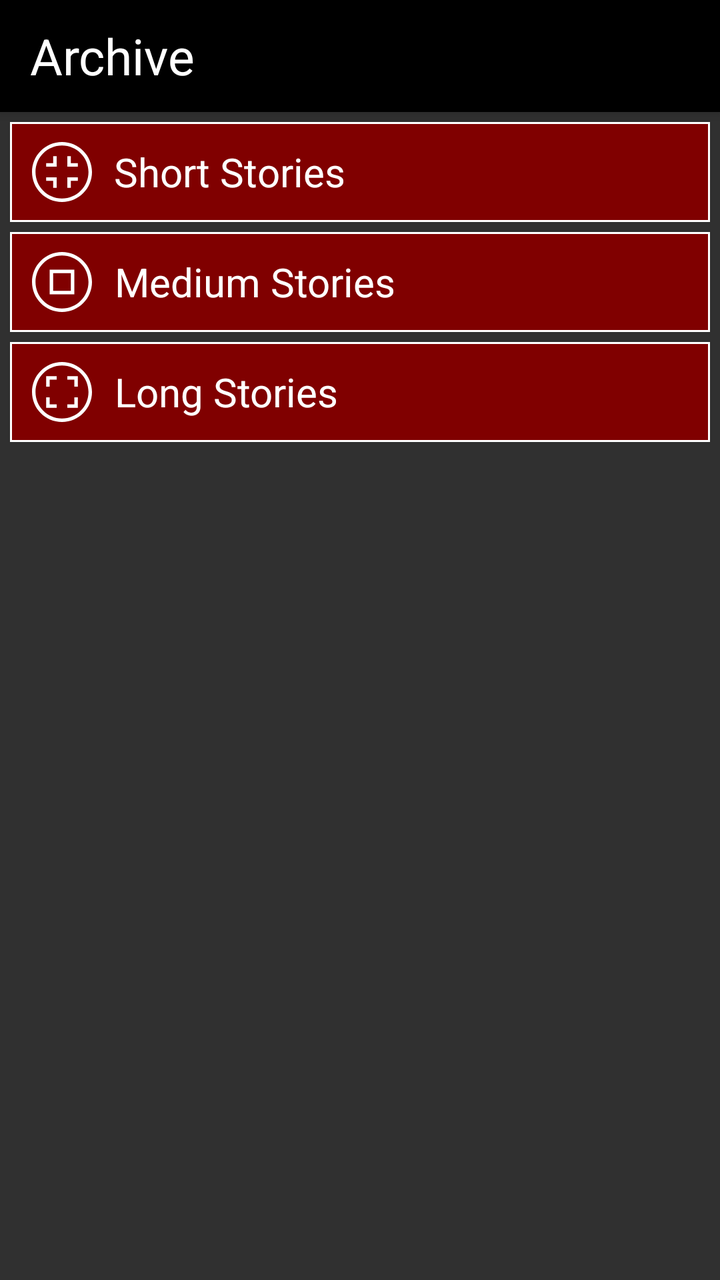
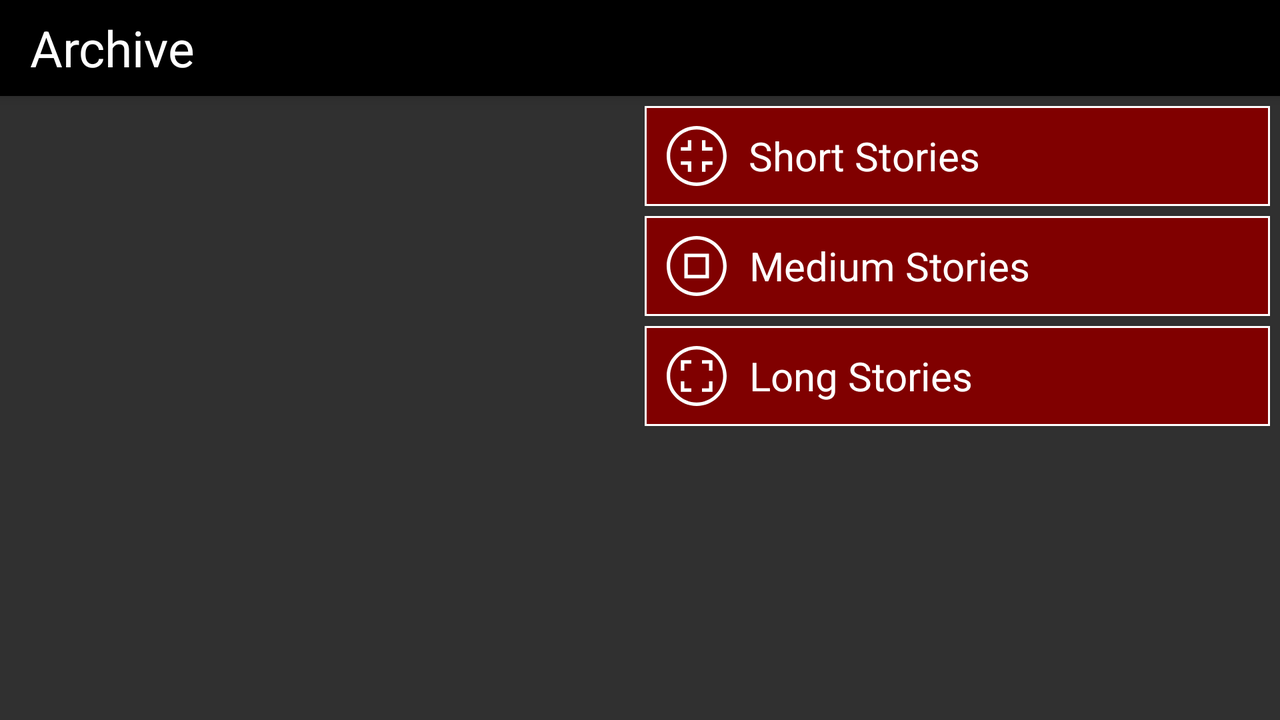

The same Android screen from two of the app's own layout files: first res/layout/ as a phone draws it, then the author's variant for another configuration, drawn on a device whose configuration selects that folder. Both files follow.
<!-- AndroidManifest.xml: application theme AppTheme -->
<!-- res/layout/fragment_archive.xml -->
<?xml version="1.0" encoding="utf-8"?>
<androidx.coordinatorlayout.widget.CoordinatorLayout
    xmlns:android="http://schemas.android.com/apk/res/android"
    xmlns:app="http://schemas.android.com/apk/res-auto"
    android:layout_width="match_parent"
    android:layout_height="match_parent"
    >
    <include
        layout="@layout/appbar_archive"
        />
    <androidx.core.widget.NestedScrollView
        android:id="@+id/scrollViewAF"
        android:layout_width="match_parent"
        android:layout_height="wrap_content"
        android:layout_marginHorizontal="5dp"
        android:scrollbars="vertical"
        app:layout_behavior="@string/appbar_scrolling_view_behavior"
        >
        <LinearLayout
            android:layout_width="match_parent"
            android:layout_height="match_parent"
            android:orientation="vertical"
            >
            <ImageView
                android:id="@+id/ivHeaderAF"
                android:layout_width="match_parent"
                android:layout_height="wrap_content"
                android:layout_marginBottom="5dp"
                android:adjustViewBounds="true"
                android:contentDescription="@string/Image"
                android:src="@drawable/img_archive"
                />
            <LinearLayout
                android:id="@+id/llShortRowAF"
                android:layout_width="match_parent"
                android:layout_height="50dp"
                android:layout_marginBottom="5dp"
                android:orientation="vertical"
                android:foreground="@drawable/ripple_selectable_background"
                android:background="@color/Row_Background_Color"
                >
                <LinearLayout
                    android:layout_width="match_parent"
                    android:layout_height="match_parent"
                    android:orientation="horizontal"
                    android:background="@drawable/shape_border_row"
                    >
                    <ImageView
                        android:layout_width="wrap_content"
                        android:layout_height="match_parent"
                        android:layout_marginEnd="10dp"
                        android:contentDescription="@string/Icon"
                        android:src="@drawable/ic_short_cbwhite"
                        />
                    <androidx.appcompat.widget.AppCompatTextView
                        android:layout_width="wrap_content"
                        android:layout_height="match_parent"
                        android:gravity="center"
                        android:text="@string/Short_Stories_Title"
                        android:textSize="@dimen/Row_Title_Size"
                        android:textColor="@color/Row_Title_Color"
                        />
                </LinearLayout>
            </LinearLayout>

            <LinearLayout
                android:id="@+id/llMediumRowAF"
                android:layout_width="match_parent"
                android:layout_height="50dp"
                android:layout_marginBottom="5dp"
                android:orientation="vertical"
                android:foreground="@drawable/ripple_selectable_background"
                android:background="@color/Row_Background_Color"
                >
                <LinearLayout
                    android:layout_width="match_parent"
                    android:layout_height="match_parent"
                    android:orientation="horizontal"
                    android:background="@drawable/shape_border_row"
                    >
                    <ImageView
                        android:layout_width="wrap_content"
                        android:layout_height="match_parent"
                        android:layout_marginEnd="10dp"
                        android:contentDescription="@string/Icon"
                        android:src="@drawable/ic_medium_cbwhite"
                        />
                    <androidx.appcompat.widget.AppCompatTextView
                        android:layout_width="wrap_content"
                        android:layout_height="match_parent"
                        android:gravity="center"
                        android:text="@string/Medium_Stories_Title"
                        android:textSize="@dimen/Row_Title_Size"
                        android:textColor="@color/Row_Title_Color"
                        />
                </LinearLayout>
            </LinearLayout>

            <LinearLayout
                android:id="@+id/llLongRowAF"
                android:layout_width="match_parent"
                android:layout_height="50dp"
                android:layout_marginBottom="5dp"
                android:orientation="vertical"
                android:foreground="@drawable/ripple_selectable_background"
                android:background="@color/Row_Background_Color"
                >
                <LinearLayout
                    android:layout_width="match_parent"
                    android:layout_height="match_parent"
                    android:orientation="horizontal"
                    android:background="@drawable/shape_border_row"
                    >
                    <ImageView
                        android:layout_width="wrap_content"
                        android:layout_height="match_parent"
                        android:layout_marginEnd="10dp"
                        android:contentDescription="@string/Icon"
                        android:src="@drawable/ic_long_cbwhite"
                        />
                    <androidx.appcompat.widget.AppCompatTextView
                        android:layout_width="wrap_content"
                        android:layout_height="match_parent"
                        android:gravity="center"
                        android:text="@string/Long_Stories_Title"
                        android:textSize="@dimen/Row_Title_Size"
                        android:textColor="@color/Row_Title_Color"
                        />
                </LinearLayout>
            </LinearLayout>
        </LinearLayout>
    </androidx.core.widget.NestedScrollView>
</androidx.coordinatorlayout.widget.CoordinatorLayout>
<!-- res/layout/appbar_archive.xml (included above) -->
<?xml version="1.0" encoding="utf-8"?>
<com.google.android.material.appbar.AppBarLayout
    xmlns:android="http://schemas.android.com/apk/res/android"
    xmlns:app="http://schemas.android.com/apk/res-auto"
    android:layout_width="match_parent"
    android:layout_height="wrap_content"
    >
    <androidx.appcompat.widget.Toolbar
        android:id="@+id/toolbarAF"
        android:layout_width="match_parent"
        android:layout_height="?android:attr/actionBarSize"
        android:background="@drawable/img_toolbar"
        app:layout_scrollFlags="scroll|enterAlways"
        app:contentInsetStart="0dp"
        app:contentInsetEnd="0dp"
        >
        <RelativeLayout
            android:layout_width="match_parent"
            android:layout_height="match_parent"
            >
            <ImageButton
                android:id="@+id/ibArchiveAF"
                android:layout_width="wrap_content"
                android:layout_height="match_parent"
                android:layout_marginStart="5dp"
                android:contentDescription="@string/Icon"
                android:src="@drawable/ic_archive_bwhite"
                android:background="@null"
                />
            <androidx.appcompat.widget.AppCompatTextView
                android:layout_width="match_parent"
                android:layout_height="match_parent"
                android:layout_toEndOf="@+id/ibArchiveAF"
                android:layout_marginStart="10dp"
                android:gravity="center_vertical"
                android:text="@string/Archive_Title"
                android:textSize="@dimen/Toolbar_Title_Size"
                android:textColor="@color/Toolbar_Title_Color"
                />
        </RelativeLayout>
    </androidx.appcompat.widget.Toolbar>
</com.google.android.material.appbar.AppBarLayout>
<!-- resources referenced by this layout -->
<resources>
  <color name="Row_Background_Color">@color/maroon</color>
  <color name="Row_Title_Color">@color/white</color>
  <color name="Toolbar_Title_Color">@color/white</color>
  <dimen name="Row_Title_Size">20dp</dimen>
  <dimen name="Toolbar_Title_Size">25dp</dimen>
  <!-- drawable ic_long_cbwhite (drawable) -->
  <vector android:height="32dp" android:viewportHeight="512"
      android:viewportWidth="512" android:width="32dp" xmlns:android="http://schemas.android.com/apk/res/android">
      <path android:fillColor="#FFFFFF" android:pathData="m256,0c-140.969,0 -256,115.051 -256,256 0,140.969 115.051,256 256,256 140.969,0 256,-115.051 256,-256 0,-140.969 -115.051,-256 -256,-256zM256,482c-124.617,0 -226,-101.383 -226,-226s101.383,-226 226,-226 226,101.383 226,226 -101.383,226 -226,226zM256,482"/>
      <path android:fillColor="#FFFFFF" android:pathData="m301,151h60v60h30v-90h-90zM301,151"/>
      <path android:fillColor="#FFFFFF" android:pathData="m361,361h-60v30h90v-90h-30zM361,361"/>
      <path android:fillColor="#FFFFFF" android:pathData="m151,301h-30v90h90v-30h-60zM151,301"/>
      <path android:fillColor="#FFFFFF" android:pathData="m121,211h30v-60h60v-30h-90zM121,211"/>
  </vector>
  <!-- drawable ic_medium_cbwhite (drawable) -->
  <vector android:height="32dp" android:viewportHeight="512"
      android:viewportWidth="512" android:width="32dp" xmlns:android="http://schemas.android.com/apk/res/android">
      <path android:fillColor="#FFFFFF" android:pathData="m256,512c-140.969,0 -256,-115.051 -256,-256 0,-140.969 115.051,-256 256,-256 140.969,0 256,115.051 256,256 0,140.969 -115.051,256 -256,256zM256,30c-124.617,0 -226,101.383 -226,226s101.383,226 226,226 226,-101.383 226,-226 -101.383,-226 -226,-226zM256,30"/>
      <path android:fillColor="#FFFFFF" android:pathData="m361,361h-210v-210h210zM181,331h150v-150h-150zM181,331"/>
  </vector>
  <!-- drawable ripple_selectable_background (drawable) -->
  <?xml version="1.0" encoding="utf-8"?>
  <ripple
      xmlns:android="http://schemas.android.com/apk/res/android"
      android:color="@color/gray"
      >
      <item
          android:id="@android:id/mask"
          android:drawable="@android:color/white"
          />
  </ripple>
  <!-- drawable shape_border_row (drawable) -->
  <?xml version="1.0" encoding="utf-8"?>
  <shape
      xmlns:android="http://schemas.android.com/apk/res/android"
      android:shape="rectangle"
      >
      <corners
          android:radius="0dp"
          />
      <padding
          android:left="10dp"
          android:right="10dp"
          android:top="10dp"
          android:bottom="10dp"
          />
      <stroke
          android:width="1dp"
          android:color="@color/Row_Border_Color"
          />
  </shape>
  <string name="Archive_Title">"Archive"</string>
  <string name="Icon" translatable="false">"icon"</string>
  <string name="Image" translatable="false">"image"</string>
  <string name="Long_Stories_Title">"Long Stories"</string>
  <string name="Medium_Stories_Title">"Medium Stories"</string>
  <string name="Short_Stories_Title">"Short Stories"</string>
  <style name="AppTheme" parent="Theme.AppCompat">
          
          <item name="colorPrimary">@color/black</item>
          <item name="colorPrimaryDark">@color/black</item>
          <item name="colorAccent">@color/white</item>
          <item name="android:navigationBarColor">@color/black</item>
  
          <item name="actionBarSize">50dp</item>
          <item name="windowActionBar">false</item>
          <item name="windowNoTitle">true</item>
      </style>
  <color name="maroon">#800000</color>
  <color name="white">#FFFFFF</color>
  <color name="gray">#808080</color>
  <color name="Row_Border_Color">@color/white</color>
  <color name="black">#000000</color>
</resources>
<!-- res/layout-land/fragment_archive.xml (the author's variant of the layout above) -->
<!-- drawn on the phone turned sideways -->
<?xml version="1.0" encoding="utf-8"?>
<androidx.coordinatorlayout.widget.CoordinatorLayout
    xmlns:android="http://schemas.android.com/apk/res/android"
    xmlns:app="http://schemas.android.com/apk/res-auto"
    android:layout_width="match_parent"
    android:layout_height="match_parent"
    >
    <include
        layout="@layout/appbar_archive"
        />
    <androidx.core.widget.NestedScrollView
        android:id="@+id/scrollViewAF"
        android:layout_width="match_parent"
        android:layout_height="wrap_content"
        android:layout_margin="5dp"
        android:scrollbars="vertical"
        app:layout_behavior="@string/appbar_scrolling_view_behavior"
        >
        <LinearLayout
            android:layout_width="match_parent"
            android:layout_height="match_parent"
            android:orientation="horizontal"
            >
            <ImageView
                android:id="@+id/ivHeaderAF"
                android:layout_width="0dp"
                android:layout_height="match_parent"
                android:layout_weight="1"
                android:adjustViewBounds="true"
                android:contentDescription="@string/Image"
                android:src="@drawable/img_archive"
                />
            <LinearLayout
                android:layout_width="0dp"
                android:layout_height="match_parent"
                android:layout_weight="1"
                android:layout_marginStart="5dp"
                android:orientation="vertical"
                >
                <LinearLayout
                    android:id="@+id/llShortRowAF"
                    android:layout_width="match_parent"
                    android:layout_height="50dp"
                    android:layout_marginBottom="5dp"
                    android:orientation="vertical"
                    android:foreground="@drawable/ripple_selectable_background"
                    android:background="@color/Row_Background_Color"
                    >
                    <LinearLayout
                        android:layout_width="match_parent"
                        android:layout_height="match_parent"
                        android:orientation="horizontal"
                        android:background="@drawable/shape_border_row"
                        >
                        <ImageView
                            android:layout_width="wrap_content"
                            android:layout_height="match_parent"
                            android:layout_marginEnd="10dp"
                            android:contentDescription="@string/Icon"
                            android:src="@drawable/ic_short_cbwhite"
                            />
                        <androidx.appcompat.widget.AppCompatTextView
                            android:layout_width="wrap_content"
                            android:layout_height="match_parent"
                            android:gravity="center"
                            android:text="@string/Short_Stories_Title"
                            android:textSize="@dimen/Row_Title_Size"
                            android:textColor="@color/Row_Title_Color"
                            />
                    </LinearLayout>
                </LinearLayout>

                <LinearLayout
                    android:id="@+id/llMediumRowAF"
                    android:layout_width="match_parent"
                    android:layout_height="50dp"
                    android:layout_marginBottom="5dp"
                    android:orientation="vertical"
                    android:foreground="@drawable/ripple_selectable_background"
                    android:background="@color/Row_Background_Color"
                    >
                    <LinearLayout
                        android:layout_width="match_parent"
                        android:layout_height="match_parent"
                        android:orientation="horizontal"
                        android:background="@drawable/shape_border_row"
                        >
                        <ImageView
                            android:layout_width="wrap_content"
                            android:layout_height="match_parent"
                            android:layout_marginEnd="10dp"
                            android:contentDescription="@string/Icon"
                            android:src="@drawable/ic_medium_cbwhite"
                            />
                        <androidx.appcompat.widget.AppCompatTextView
                            android:layout_width="wrap_content"
                            android:layout_height="match_parent"
                            android:gravity="center"
                            android:text="@string/Medium_Stories_Title"
                            android:textSize="@dimen/Row_Title_Size"
                            android:textColor="@color/Row_Title_Color"
                            />
                    </LinearLayout>
                </LinearLayout>

                <LinearLayout
                    android:id="@+id/llLongRowAF"
                    android:layout_width="match_parent"
                    android:layout_height="50dp"
                    android:layout_marginBottom="5dp"
                    android:orientation="vertical"
                    android:foreground="@drawable/ripple_selectable_background"
                    android:background="@color/Row_Background_Color"
                    >
                    <LinearLayout
                        android:layout_width="match_parent"
                        android:layout_height="match_parent"
                        android:orientation="horizontal"
                        android:background="@drawable/shape_border_row"
                        >
                        <ImageView
                            android:layout_width="wrap_content"
                            android:layout_height="match_parent"
                            android:layout_marginEnd="10dp"
                            android:contentDescription="@string/Icon"
                            android:src="@drawable/ic_long_cbwhite"
                            />
                        <androidx.appcompat.widget.AppCompatTextView
                            android:layout_width="wrap_content"
                            android:layout_height="match_parent"
                            android:gravity="center"
                            android:text="@string/Long_Stories_Title"
                            android:textSize="@dimen/Row_Title_Size"
                            android:textColor="@color/Row_Title_Color"
                            />
                    </LinearLayout>
                </LinearLayout>
            </LinearLayout>
        </LinearLayout>
    </androidx.core.widget.NestedScrollView>
</androidx.coordinatorlayout.widget.CoordinatorLayout>
